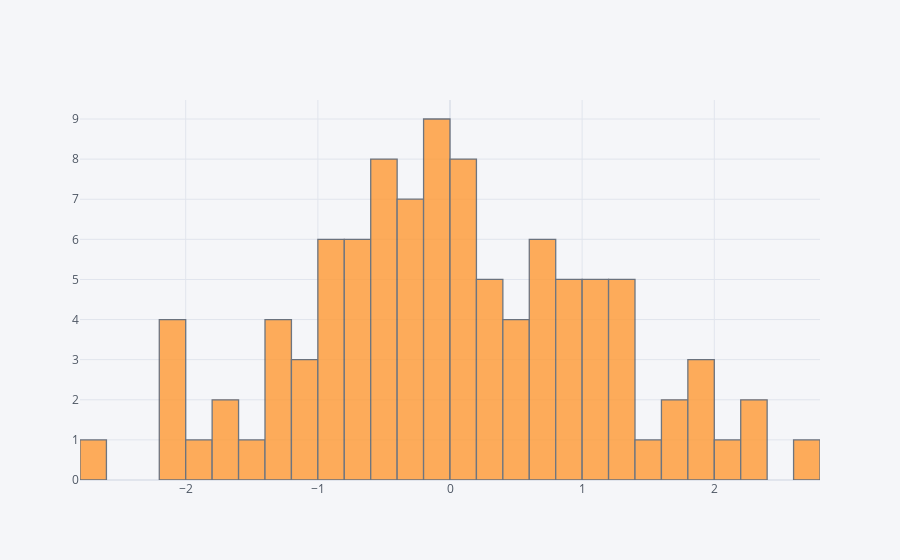

Here is the notebook cell this chart was saved with:
### Code cell
df['A'].iplot(kind = 'hist',bins = 50)

### Figure 1 — Plotly figure (JSON) as saved in the notebook; plotly's stock layout.template omitted (floating-point values rounded to 4 significant figures)
{"data": [{"histfunc": "count", "histnorm": "", "marker": {"color": "rgba(255, 153, 51, 1.0)", "line": {"color": "#4D5663", "width": 1.3}}, "name": "A", "nbinsx": 50, "opacity": 0.8, "orientation": "v", "type": "histogram", "x": [1.331, -1.039, 0.1875, -1.28, 1.049, 1.061, 1.907, 2.735, -0.6398, 0.8463, 0.6655, 0.5899, -0.2458, 0.8969, -0.5662, 1.094, -0.1224, 0.2223, -2.1, 0.07237, 1.403, -0.5885, -0.989, 1.254, -0.4637, -0.4854, 1.329, -0.5959, 0.8264, 0.03382, -1.74, -0.1012, -2.076, 0.3298, -0.2514, 1.069, -1.287, 1.719, -2.181, -1.653, -0.63, -0.6604, 1.962, 0.856, 0.6831, -0.2849, 2.273, -0.6002, -1.036, 1.277, 0.7162, -0.07103, -2.034, -0.7538, 0.00133, 2.013, 1.288, 0.4014, -0.7742, 0.7253, -0.8483, -0.4996, 0.1447, -0.8035, -1.351, 0.617, -1.891, -0.9384, -0.4128, -1.591, -0.8097, 2.262, -0.1134, -0.1479, -0.2163, 0.4781, -1.022, 1.711, 1.147, 0.4356, 0.01784, 0.1198, 0.3947, 0.7597, -0.216, -0.02314, 0.01716, 0.2103, -0.389, -0.1979, -0.2949, -1.241, 0.3961, -0.915, -0.5258, 1.824, -0.1125, -2.774, -0.08981, 0.8328]}], "layout": {"barmode": "overlay", "legend": {"bgcolor": "#F5F6F9", "font": {"color": "#4D5663"}}, "paper_bgcolor": "#F5F6F9", "plot_bgcolor": "#F5F6F9", "title": {"font": {"color": "#4D5663"}}, "xaxis": {"gridcolor": "#E1E5ED", "showgrid": true, "tickfont": {"color": "#4D5663"}, "title": {"font": {"color": "#4D5663"}, "text": ""}, "zerolinecolor": "#E1E5ED"}, "yaxis": {"gridcolor": "#E1E5ED", "showgrid": true, "tickfont": {"color": "#4D5663"}, "title": {"font": {"color": "#4D5663"}, "text": ""}, "zerolinecolor": "#E1E5ED"}}}
